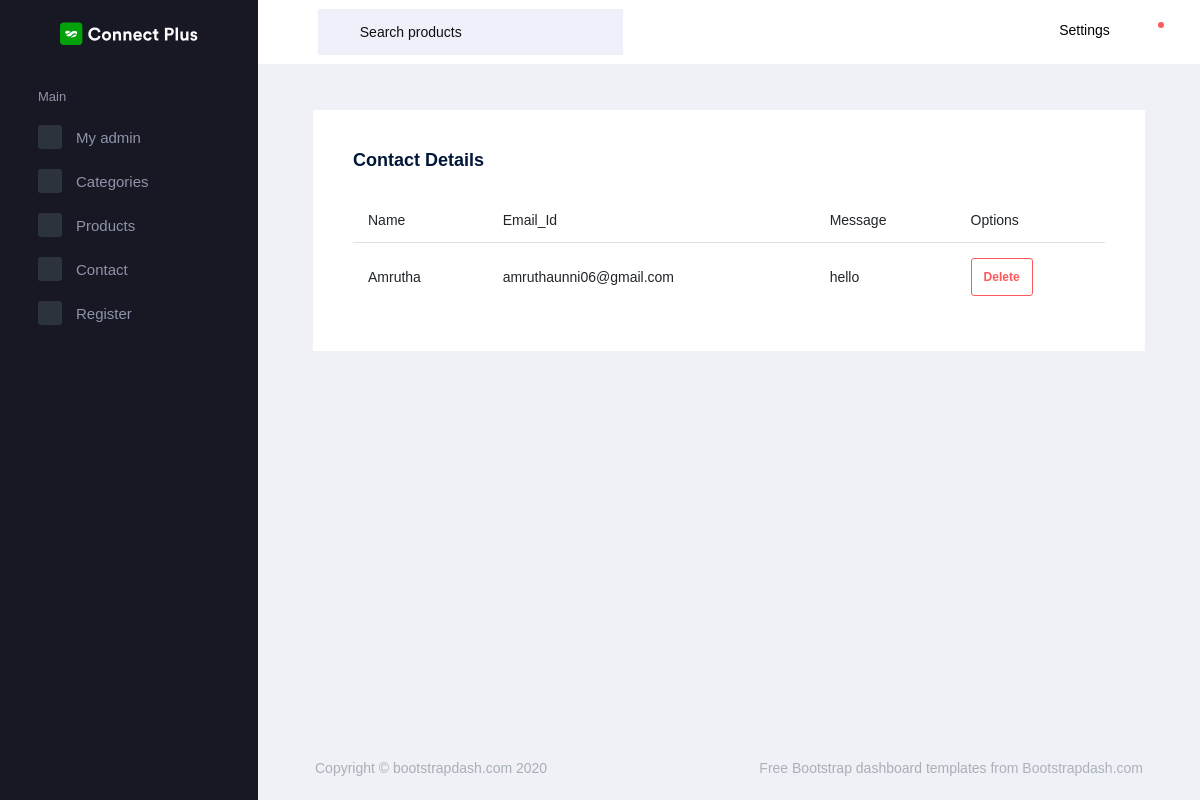
/adminapp/contact_details/, run on the app's committed database.
### webapp/models.py (models this page shows)
class ContactDb(models.Model):
    Name=models.CharField(max_length=50,null=True,blank=True)
    Email_Id=models.EmailField(max_length=50,null=True,blank=True)
    Message=models.CharField(max_length=50,null=True,blank=True)

### adminapp/views.py (the view)
# urls.py: path('contact_details/',views.contact_details,name="contact_details"),
def contact_details(req):
    data = ContactDb.objects.all()
    return render(req,"contact_details.html",{'data':data})

### adminapp/templates/contact_details.html (shortened to what this page needs)
<!DOCTYPE html>
{% extends 'index.html' %}
{% block content %}
<html lang="en">
<head>
</head>
<body>
<div class="col-lg-12 grid-margin stretch-card">
                <div class="card">
                  <div class="card-body">
                    <h4 class="card-title">Contact Details</h4>
                      <div class="table-responsive">
                    <table class="table table-hover">
                      <thead>
                        <tr>
                          <th>Name</th>
                          <th> Email_Id</th>
                          <th>Message</th>
                            <th>Options</th>
                        </tr>
                      </thead>
                      <tbody>
                       {% for d in data %}
                      <tr>
                          <td>{{d.Name}}</td>
                          <td>{{d.Email_Id}}</td>
                          <td>{{d.Message}}</td>
                          <td>
                              <a href="{% url 'delete_contact' cn_id=d.id %}">
                                  <button class="btn btn-outline-danger">Delete</button>
                              </a>
                          </td>
                      </tr>
                      </tbody>
                        {% endfor %}
                    </table>
                          </div>
                  </div>
                </div>
              </div>
</body>
</html>
{% endblock %}

### data on the page
ContactDb: Name "Amrutha", Email_Id "amruthaunni06@gmail.com", Message "hello"
